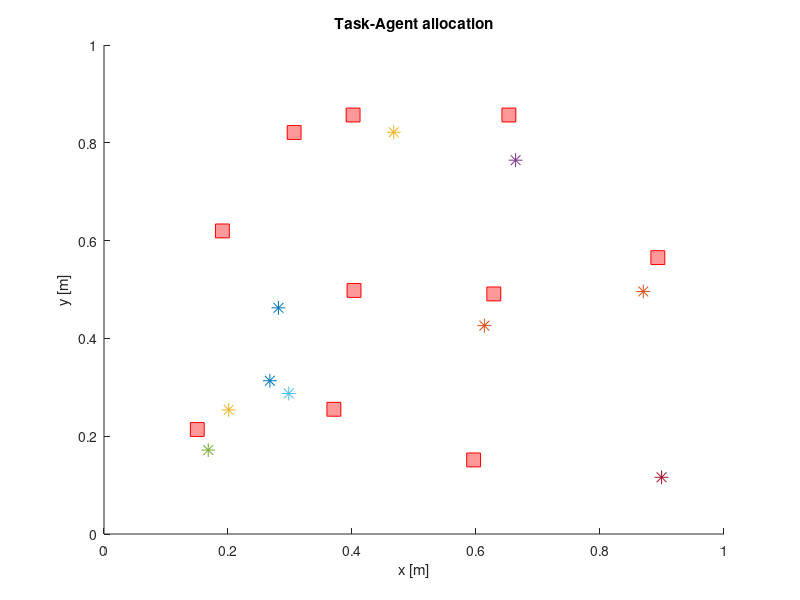

This chart was generated by the following MATLAB code: (Note: this script raises an error after producing the figure.)
%% Decentralized Control for Dynamic Task Allocation Problems for Multi-Agent Systems with Auctions
% Analysis in dynamics
%
% Author: Martin Braquet
% Date: September 2020

addpath('CNP_CBBA/');
close all; clear all;
rng('default');
rng(8);

[ComputeOpt ComputeSGA ComputeCBBA] = deal(0,0,1);
CommLimit = 1;
use_CBBA = 1;
use_OPT = 0;

na = 10;
nt = 10;
Lt = 1;

lambda = 1;

map_width = 1;
comm_distance = 2 * map_width;

simu_time = 5;
n_rounds = 40;
time_step = simu_time / n_rounds;
time_start = 0;

pos_a = (0.1 + 0.8 * rand(na,2)) * map_width;
pos_t = (0.1 + 0.8 * rand(na,2)) * map_width;
%tf_t = rand(nt,1) * simu_time;
%tf_t = [5*ones(1,3) 10*ones(1,1)];
tf_t =  simu_time / 1.05 * (1 + 0.05 * rand(nt,1));
%tf_t = 10*ones(1,nt);

[tf_t, idx] = sort(tf_t);
pos_t = pos_t(idx,:);

%velocity = 1:na;
%velocity = 1 * ones(1,nt);
max_speed = 0.1;
v_a = (2 * rand(na,2) - 1) * max_speed;

% Reward after task completion
r_bar = rand(nt,1);
%r_bar = ones(nt,1);

% Probability that agent i successfully completes task j
prob_a_t = rand(na,nt);
%prob_a_t = 1*ones(na,nt);

Tasks.r_bar = r_bar;
Tasks.prob_a_t = prob_a_t;

Agents.N = na;
Agents.Lt = Lt * ones(1,na);
Agents.v_a = v_a;

costs = zeros(na, nt);
utility = zeros(na, nt);
rewards = zeros(na, nt);

% Fully connected graph
G = ~eye(Agents.N);

figure; hold on;
colors = lines(na);

U_next_tot = zeros(n_rounds,1);
n_rounds_init = n_rounds;

for i_round = 1:n_rounds_init
    
    clf; hold on;
    xlim([0 map_width]);
    ylim([0 map_width]);
    xlabel('x [m]');
    ylabel('y [m]');
    title('Task-Agent allocation');
    for i = 1:na
        plot(pos_a(i,1), pos_a(i,2), '*', 'Color', colors(i,:), 'MarkerSize', 10, 'DisplayName', 'Agents');
    end
    plot(pos_t(:,1), pos_t(:,2),'rs', 'MarkerSize', 10, 'DisplayName', 'Targets', 'MarkerFaceColor',[1 .6 .6]);
    PlotAgentRange(pos_a, comm_distance, colors, 'Comm Range')
    
    Agents.Pos = pos_a;
    
    Tasks.Pos = pos_t;
    Tasks.N = nt;
    Tasks.tf = tf_t;
    Tasks.lambda = lambda;
    
    for i = 1:na
        for j = 1:nt
            [~, ~, costs(i,j)] = ComputeCommandParams(pos_a(i,:), v_a(i,:), pos_t(j,:), tf_t(j));
            rewards(i,j) = r_bar(j) * prob_a_t(i,j);
            winners = zeros(na,nt);
            winners(i,j) = 1;
            utility(i,j) = CalcTaskUtility(pos_a, v_a, pos_t(j,:), tf_t(j), r_bar(j), j, prob_a_t, winners, lambda);
        end
    end
    
    if CommLimit
        for i = 1:na
            for j = (i+1):na
                G(i,j) = norm(pos_a(i,:) - pos_a(j,:)) < comm_distance;
                G(j,i) = G(i,j);
            end
        end
    end

    if use_CBBA
        % CBBA solution
        tic; [S_CBBA, p_CBBA, S_CBBA_ALL] = CBBASolution(Agents, G, Tasks)
        toc;
        U_next_tot(i_round) = S_CBBA;
    else
        % Test of fixed solution
        p_CBBA = {[1 4], [2 4], [3 4]}; S_CBBA = 1;
    end
    
    if use_OPT
        tic; [S_OPT, p_OPT, S_OPT_ALL] = OptimumSolution(Agents, G, Tasks);
        toc;
        [S_CBBA S_OPT]
    end
    
    % Find the optimal control solution for the given allocation p_CBBA
    X = OptimalControlSolution(pos_a, v_a, pos_t, p_CBBA, tf_t, time_step, n_rounds, na);
    PlotAlloc(X, n_rounds, na, colors, 'CBBA solution');
    
    legend(legendUnq(gca));
    drawnow;
    
    % Update position and velocity of each agent
    pos_a = X(1:2,:,2)';
    v_a   = X(3:4,:,2)';
    
%     stop = 1;
%     for i = 1:na
%         if ~isempty(p_CBBA{i})
%             stop = 0;
%             break;
%         end
%     end
%         
%         
%     if (stop)
%         break;
%     end
    
   %pos_t = RemoveCompletedTasks(pos_t, ind_completed_tasks);
   
   simu_time = simu_time - time_step;
   time_start = time_start + time_step;
   n_rounds = n_rounds - 1;
   tf_t = tf_t - time_step;
end

%%

function pos_t_new = RemoveCompletedTasks(pos_t, ind)

    pos_t_new = zeros(size(pos_t,1)-length(ind),2);
    k = 1;
    for t = 1:size(pos_t,1)
        if ~sum(ind == t)
            pos_t_new(k,:) = pos_t(t,:);
            k = k + 1;
        end
    end

end

function [p, pos_a, ind_completed_tasks, nt, Agents] = UpdatePath(p, pos_a, pos_t, time_step, Agents, nt)
    ind_completed_tasks = [];
    
    for i = 1:size(pos_a,1)
        if ~isempty(p{i})
            d_a_t = pos_t(p{i}(1),:) - pos_a(i,:);
            if (norm(d_a_t) < time_step * Agents.Speed(i))
                pos_a(i,:) = pos_t(p{i}(1),:);
                nt = nt - 1;
                Agents.Lt(i) = Agents.Lt(i) - 1;
                ind_completed_tasks = [ind_completed_tasks p{i}(1)];
                %if (nt == 0)
                %    break;
                %end
                p{i} = p{i}(2:end);
%                 if ~isempty(p{i})
%                     time_step_remaining = time_step - norm(d_a_t) / Agents.Speed(i);
%                     d_a_next_t = pos_t(p{i}(1),:) - pos_a(i,:);
%                     pos_a(i,:) = pos_a(i,:) + d_a_next_t / norm(d_a_next_t) * time_step_remaining * Agents.Speed(i);
%                 end
            else
                pos_a(i,:) = pos_a(i,:) + d_a_t / norm(d_a_t) * time_step * Agents.Speed(i);
            end
        end
    end
end

